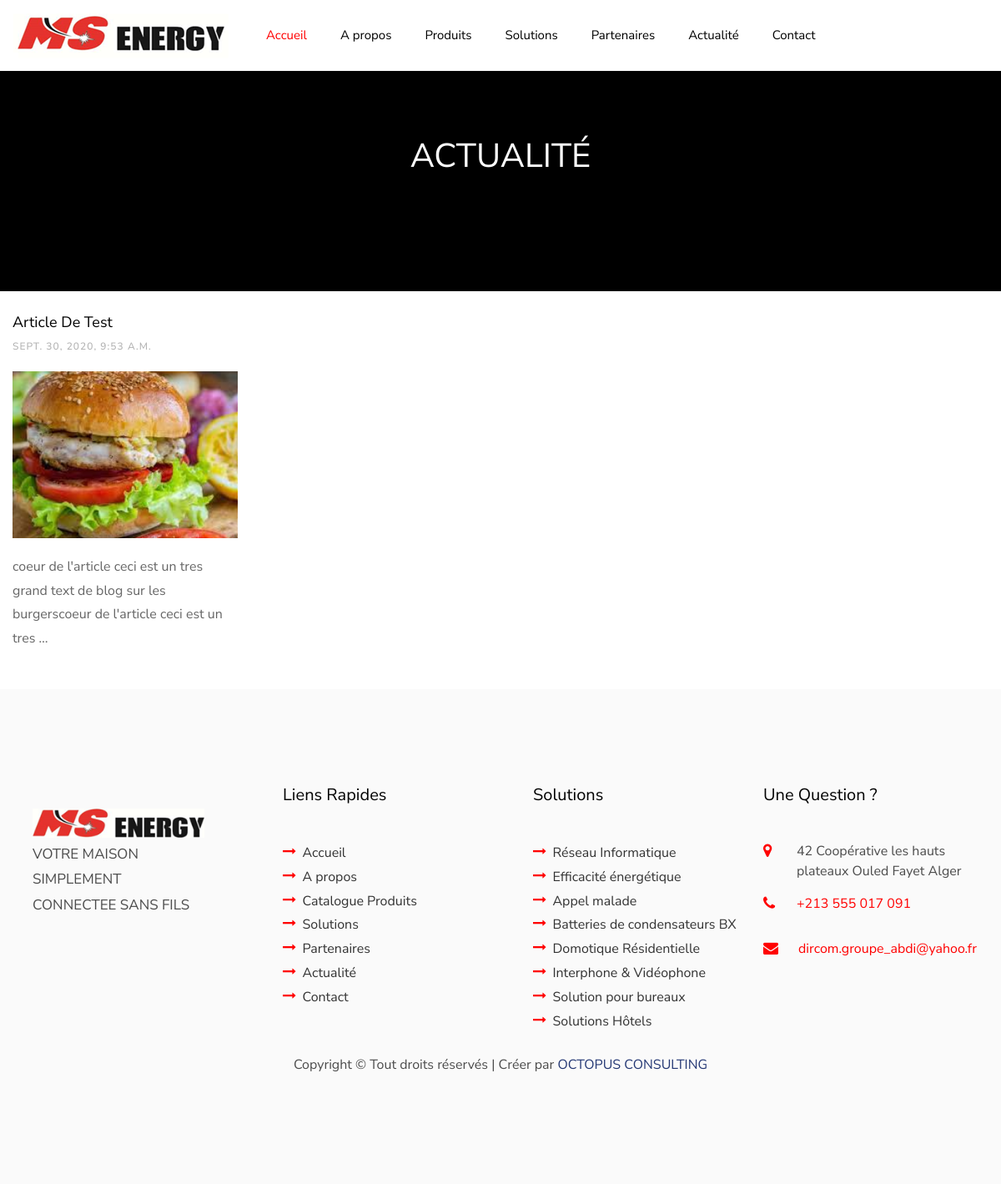
The page /actualite/ on the database its author committed.
### main/models.py (models this page shows, shortened)
class Post(models.Model):
    titre = models.CharField(max_length=200)
    slug = models.SlugField(max_length=100)
    intro = models.CharField(max_length=200, blank=True)
    image = models.ImageField(verbose_name='Image' ,upload_to='slides/', blank= True)
    text = RichTextField(verbose_name='Article', blank= True, null=True)
    created_date = models.DateTimeField(default=timezone.now)

class Categories_Solution(models.Model):
    ordre       = models.IntegerField(blank=True, null=True )
    name = models.CharField(max_length=50)
    slug = models.SlugField(max_length=100, blank=True)
    text1 = models.TextField(verbose_name='Grand titre' ,blank= True)
    image = models.ImageField(verbose_name='Image principale' ,upload_to='slides/', blank= True)
    image2 = models.ImageField(upload_to='slides/', blank= True)
    description = models.TextField(blank= True)
    text2 = RichTextField(verbose_name='Text en plus', blank= True, null=True)
    active = models.BooleanField(default=True)
    class Meta:
        ordering = ['ordre']
        verbose_name = 'solution'
        verbose_name_plural = 'solutions'

### main/views.py (the view)
# urls.py: path('actualite/', BlogView.as_view(), name= 'blog'),
class BlogView(TemplateView):
    template_name = "blog.html"
    def get_context_data(self, **kwargs):
        context = super().get_context_data(**kwargs)
        context['posts'] = Post.objects.all()
        context["partenaires"] = Partenaire.objects.all()
        context["cat_sol"] = Categories_Solution.objects.all()
        return context

### templates/blog.html
{% extends "base.html" %}
{% load static %}
{% static "img" as baseUrl %}
{% block content %}
<section class="section-blog" data-stellar-background-ratio="0.5">
  <div class="container">
  <div class="row d-flex justify-content-center">
<h2 class=" h1 text-white text-center text-uppercase">actualité</h2>
</section>
		<section class="ftco-section mt-4">
      <div class="container">
        <div class="row d-flex">
          {% for post in posts %}
            <div class="col-md-3 d-flex ftco-animate">
              <div class="blog-entry justify-content-end">
                <div class="text">
                  <h3 class="heading"><a href="{% url 'post-detail' slug=post.slug %}">{{post.titre|title}}</a></h3>
                  <div class="meta mb-3">
                    <div><a href="{% url 'post-detail' slug=post.slug %}">{{post.created_date}}</a></div>
                  </div>
                  <a href="{% url 'post-detail' slug=post.slug %}" class="block-20 img" style="background-image: url({{post.image.url}});">
                  </a>
                  <p>{{post.text|safe|truncatewords:20}}</p>
                </div>
              </div>
            </div>
          {% endfor %}
      </div>
    </section>
    {% endblock content %}

### templates/base.html (shortened to what this page needs)
{% load static %}
{% static "img" as baseUrl %}
<!DOCTYPE html>
<html lang="en">
<head>
    <link rel="stylesheet" href="{% static 'css/open-iconic-bootstrap.min.css' %}">
    <link rel="stylesheet" href="{% static 'css/animate.css' %}">
    <link rel="stylesheet" href="{% static 'css/owl.carousel.min.css' %}">
    <link rel="stylesheet" href="{% static 'css/owl.theme.default.min.css' %}">
  <link rel="stylesheet" href="{% static 'css/lightbox.styles.css' %}">
    <link rel="stylesheet" href="{% static 'css/magnific-popup.css' %}">
    <link rel="stylesheet" href="{% static 'css/aos.css' %}">
    <link rel="stylesheet" href="{% static 'css/ionicons.min.css' %}">
    <link rel="stylesheet" href="{% static 'css/bootstrap-datepicker.css' %}">
    <link rel="stylesheet" href="{% static 'css/jquery.timepicker.css' %}">
    <link rel="stylesheet" href="{% static 'css/flaticon.css' %}">
    <link rel="stylesheet" href="{% static 'css/icomoon.css' %}">
    <link rel="stylesheet" href="{% static 'css/style.css' %}">
</head>
<body>
    <nav class="navbar navbar-expand-lg navbar-dark ftco_navbar bg-dark ftco-navbar-light" id="ftco-navbar">
        <div class="container">
            <a class="navbar-brand" href="{% url 'index' %}"><span style="color: red;"><img src="{% static 'images/logo.png' %}" alt="" srcset=""></a>
            <div class="collapse navbar-collapse" id="ftco-nav">
                <ul class="navbar-nav ml-auto">
                    <li class="nav-item active"><a href="{% url 'index' %}" class="nav-link">Accueil</a></li>
                    <li class="nav-item"><a href="{% url 'about' %}" class="nav-link">A propos</a></li>
                    <li class="nav-item"><a href="{% url 'produits' %}" class="nav-link text-lg-center d-block">Produits</a></li>
                    <li class="nav-item"><a href="{% url 'solution' %}" class="nav-link">Solutions</a></li>
                    <li class="nav-item"><a href="{% url 'partenaires' %}" class="nav-link">Partenaires</a></li>
                    <li class="nav-item"><a href="{% url 'blog' %}" class="nav-link">Actualité</a></li>
                    <li class="nav-item"><a href="{% url 'contact' %}" class="nav-link">Contact</a></li>
                </ul>
            </div>
        </div>
    </nav>
    {% block content %}
    {% endblock content %}
    <footer class="ftco-footer ftco-section">
        <div class="container">
            <div class="row d-flex justify-content-center">
                <div class="col- col-sm-6  col-md-3 ">
                    <div class="ftco-footer-widget m-4">
                        <div class="ftco-heading-2">
                            <a class="navbar-brand" href="{% url 'index' %}" style="color: black;"><img class="img-fluid" src="{% static 'images/logo-footer.png' %}" alt=""></a>
                            <p>VOTRE MAISON SIMPLEMENT <br> CONNECTEE SANS FILS</p>
                        </div>
                        <ul class="ftco-footer-social list-unstyled mt-5">
                        </ul>
                    </div>
                </div>
                <div class="col- col-sm-6  col-md-3">
                    <div class="ftco-footer-widget mb-4 ml-md-4">
                        <h2 class="ftco-heading-2">Liens Rapides</h2>
                        <ul class="list-unstyled">
                            <li><a href="{% url 'index' %}"><span class="icon-long-arrow-right mr-2"></span>Accueil</a></li>
                            <li><a href="{% url 'about' %}"><span class="icon-long-arrow-right mr-2"></span>A propos</a></li>
                            <li><a href="{% url 'produits' %}"><span class="icon-long-arrow-right mr-2"></span>Catalogue Produits</a></li>
                            <li><a href="{% url 'solution' %}"><span class="icon-long-arrow-right mr-2"></span>Solutions</a></li>
                            <li><a href="{% url 'partenaires' %}"><span class="icon-long-arrow-right mr-2"></span>Partenaires</a></li>
                            <li><a href="{% url 'blog' %}"><span class="icon-long-arrow-right mr-2"></span>Actualité</a></li>
                            <li><a href="{% url 'contact' %}"><span class="icon-long-arrow-right mr-2"></span>Contact</a></li>
                        </ul>
                    </div>
                </div>
                <div class="col- col-sm-6  col-md-3 ">
                    <div class="ftco-footer-widget mb-4 ml-md-4">
                        <h2 class="ftco-heading-2">Solutions</h2>
                        <ul class="list-unstyled">
                            {% for sol in cat_sol %}
                            <li><a href="{% url 'solution-detail' slug=sol.slug %}"><span class="icon-long-arrow-right mr-2"></span>{{sol.name}}</a></li>
                            {% endfor %}
                        </ul>
                    </div>
                </div>
                <div class=" col-sm-6 col-md-3">
                    <div class="ftco-footer-widget mb-4">
                        <h2 class="ftco-heading-2">Une Question ? </h2>
                        <div class="block-23 mb-3">
                            <ul>
                                <li><span class="icon icon-map-marker"></span><span class="text">42 Coopérative les hauts plateaux Ouled Fayet Alger</span></li>
                                <li><a href="tel://+213555017091"><span class="icon icon-phone"></span><span class="text">+213 555 017 091</span></a></li>
                                <li><a href="mailto:dircom.groupe_abdi@yahoo.fr"><span class="icon icon-envelope pr-4"></span><span class="text">dircom.groupe_abdi@yahoo.fr</span></a></li>
                            </ul>
                        </div>
                    </div>
                </div>
            </div>
            <div class="row">
                <div class="col-md-12 text-center">
                    <p>
                        Copyright &copy;
                        Tout droits réservés | Créer par <a href="https://octopus-consulting.com" style="color: #233774;">OCTOPUS CONSULTING</a>
                    </p>
                </div>
            </div>
        </div>
    </footer>
</body>
</html>

### static/css/lightbox.styles.css (style rules this page uses)
body, html { width: 100%; height: 100%; }
body { background-color: #787976; font: 400 1rem/1.5625rem "Open Sans", sans-serif; }
h2 { color: #484a46; font: 700 1.75rem/2.125rem "Montserrat", sans-serif; }
h3 { color: #484a46; font: 700 1.375rem/1.75rem "Montserrat", sans-serif; }
a { color: #787976; text-decoration: underline; }

### static/css/icomoon.css (style rules this page uses)
[class^="icon-"], [class*=" icon-"] { font-family: 'icomoon' !important; speak: none; font-style: normal; font-weight: normal; font-variant: normal; text-transform: none; line-height: 1; -webkit-font-smoothing: antialiased; -moz-osx-font-smoothing: grayscale; }
.icon-map-marker:before { content: "\f041"; }
.icon-phone:before { content: "\f095"; }
.icon-envelope:before { content: "\f0e0"; }
.icon-long-arrow-right:before { content: "\f178"; }

### rows shown on the page
Post: titre "Article De Test", created_date "SEPT. 30, 2020, 9:53 A.M.", image (picture), text "coeur de l'article ceci est un tres grand text de blog sur les burgerscoeur de l'article ceci est un tres …"
Categories_Solution: name "Réseau Informatique"
Categories_Solution: name "Efficacité énergétique"
Categories_Solution: name "Appel malade"
Categories_Solution: name "Batteries de condensateurs BX"
Categories_Solution: name "Domotique Résidentielle"
Categories_Solution: name "Interphone & Vidéophone"
Categories_Solution: name "Solution pour bureaux"
Categories_Solution: name "Solutions Hôtels"
